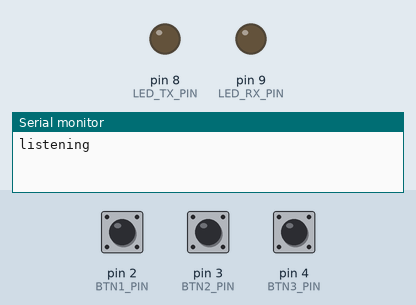
A sketch run on a simulated Arduino Nano, built with avr-gcc and run on an emulated ATmega328P. Parts: output pins drawn as LEDs (lit = HIGH), the last lines printed to the serial monitor. The test bench sets the inputs (shaded band); at power-on: pin 2 (BTN1_PIN) HIGH, pin 3 (BTN2_PIN) HIGH, pin 4 (BTN3_PIN) HIGH. No radio packets arrive unless stated.

Above: at 1.2 s.
1.3 s: pin 2 (BTN1_PIN) pulled LOW for 0.15 s
At 1.45 s:
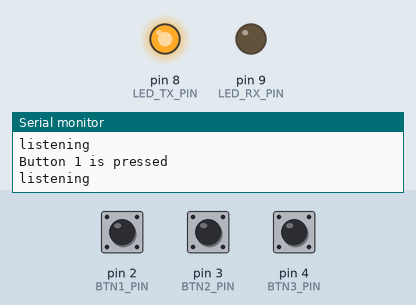
5.0 s: pin 2 (BTN1_PIN) pulsed LOW 5 times (0.12 s each, 0.3 s apart)
At 7.8 s:
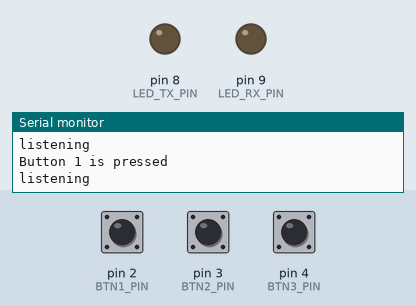
Timing chart, 0 to 9.3 s (numbered marks = the images above; inputs shaded):
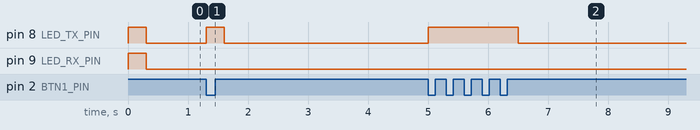

The sketch:

arduino-nano-remote.ino
```cpp
#include <SPI.h> // Not actually used but needed to compile
#include <nRF24L01.h>
#include <RF24.h>
uint8_t BTN1_PIN = 2;
uint8_t BTN2_PIN = 3;
uint8_t BTN3_PIN = 4;
uint8_t LED_TX_PIN = 8;
uint8_t LED_RX_PIN = 9;
uint32_t currentTimeLed;
byte buttonState1;
byte buttonState2;
byte buttonState3;
int triggered = 0;
int ledTxState = 0;
int ledRxState = 0;

int listening = 0;


RF24 radio(6,10); // CE, CSN

const byte addresses [][6] = {"00001", "00002"}; //Setting the two addresses. One for  transmitting and one for receiving

void setup()
{
    Serial.begin(9600);	  // Debugging only
    pinMode(BTN1_PIN, INPUT_PULLUP);
    pinMode(BTN2_PIN, INPUT_PULLUP);
    pinMode(BTN3_PIN, INPUT_PULLUP);
    pinMode(LED_TX_PIN, OUTPUT);
    pinMode(LED_RX_PIN, OUTPUT);

    radio.begin();
    // radio.openWritingPipe(address);
    radio.openWritingPipe(addresses[0]);
    radio.openReadingPipe(1, addresses[1]);

    radio.setPALevel(RF24_PA_MIN);

    digitalWrite(LED_TX_PIN, HIGH);
    digitalWrite(LED_RX_PIN, HIGH);
    currentTimeLed = millis();
    ledTxState = 1;
    ledRxState = 1;
}

void sendRemoteScriptCommand (char scriptId = 1){
      radio.stopListening();
      listening = 0;
      int msg[2];
      msg[0] = scriptId;
      radio.write(&msg, sizeof(msg));
      digitalWrite(LED_TX_PIN, HIGH);
      currentTimeLed = millis();
      ledTxState = 1;
}

void listenForResponse(){
  // Serial.println("listening");
  if (listening == 0) {
    radio.startListening();
    listening = 1;
    Serial.println("listening");
  }

  if (radio.available()) {
    int msg[2];
    radio.read(&msg, sizeof(msg));
    String text = (String) String(msg[0]);
    Serial.println("received "+text);

    if (text.equals("4")) {
      Serial.println("Command received");
      digitalWrite(LED_RX_PIN, HIGH);
      currentTimeLed = millis();
      ledRxState = 1;
    }
  }
}


void loop()
{
  listenForResponse();
  // nothing happens after setup finishes.
  buttonState1 = digitalRead(BTN1_PIN);
  buttonState2 = digitalRead(BTN2_PIN);
  buttonState3 = digitalRead(BTN3_PIN);

  if (buttonState1 == LOW
  || buttonState2 == LOW
  || buttonState3 == LOW) {
      if (triggered == 0) {
        triggered = 1;
        if (buttonState1 == LOW) {
          Serial.println("Button 1 is pressed");
          sendRemoteScriptCommand(1);
        } else if (buttonState2 == LOW) {
          Serial.println("Button 2 is pressed");
          sendRemoteScriptCommand(2);
        } else if (buttonState3 == LOW) {
          Serial.println("Button 3 is pressed");
          sendRemoteScriptCommand(3);
        }
      }
  }
  else {
      // Serial.println("Button is not pressed");
      triggered = 0;
  }

  if (millis() - currentTimeLed > 300) {
    if (ledRxState == 1) {
      digitalWrite(LED_RX_PIN, LOW);
    }
    if (ledTxState == 1) {
      digitalWrite(LED_TX_PIN, LOW);
    }
  }
}
```

Measured:
- after the input at 1.3 s, pin 8 (LED_TX_PIN): LOW → HIGH at once, → LOW 0.30 s later
- after the input at 5.0 s, pin 8 (LED_TX_PIN): LOW → HIGH at once, → LOW 1.5 s later
